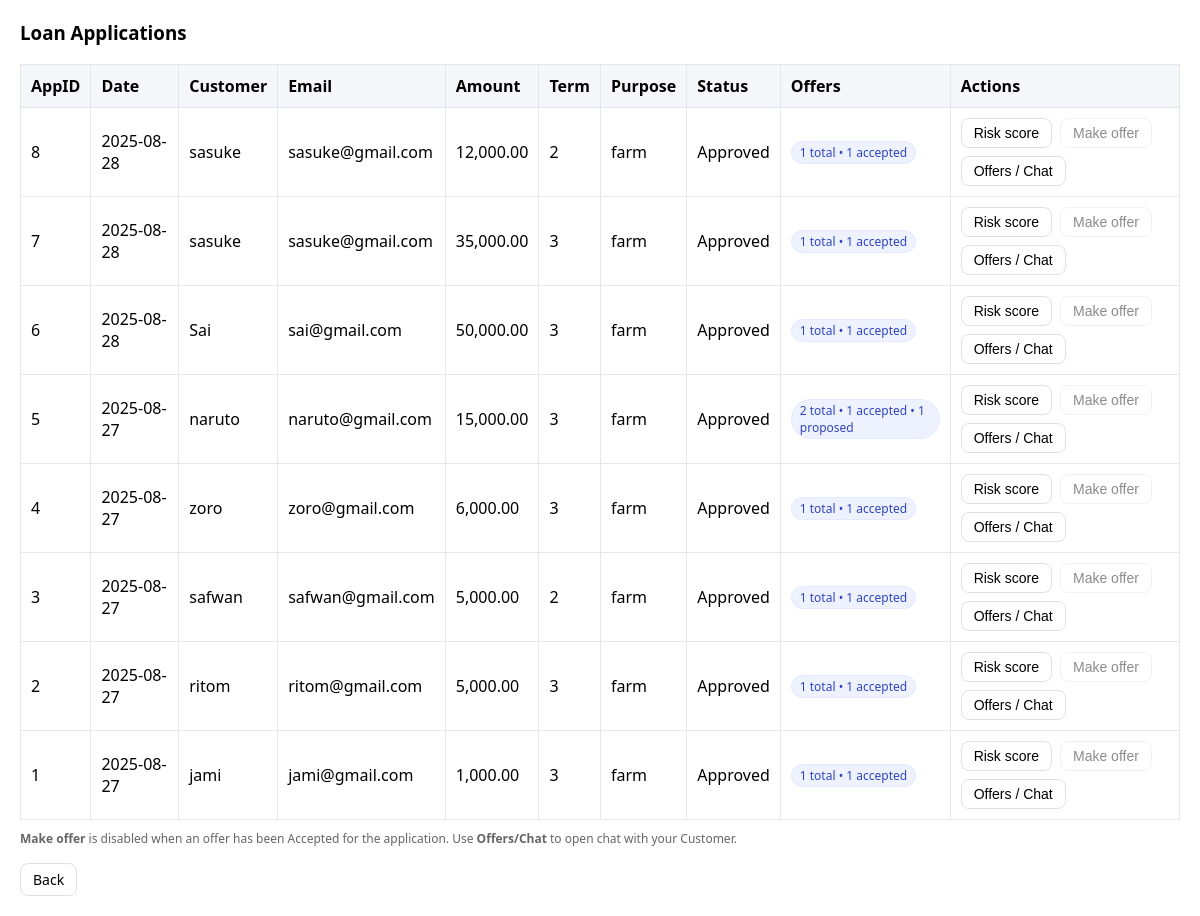
Page /exchatloan/view_applications.php (signed in) on the committed database.
### tables this page shows
CREATE TABLE `loanrequest` (
  `ApplicationID` int(11) NOT NULL,
  `ApplicationDate` date DEFAULT NULL,
  `AmountRequested` decimal(15,2) DEFAULT NULL,
  `Term` int(11) DEFAULT NULL,
  `Purpose` varchar(255) DEFAULT NULL,
  `Status` varchar(50) DEFAULT NULL,
  `CustomerID` int(11) DEFAULT NULL
);

CREATE TABLE `users` (
  `ID` int(11) NOT NULL,
  `UserName` varchar(100) NOT NULL,
  `Password` varchar(255) NOT NULL,
  `Role` varchar(50) NOT NULL,
  `Email` varchar(100) NOT NULL,
  `ContactInfo` varchar(30) DEFAULT NULL
);

### exchatloan/view_applications.php (the view, shortened to what this page needs)
<?php
require "dbconnect.php";
?>
<!DOCTYPE html>
<html>
<head>
</head>
<body>
  <h3>Loan Applications</h3>
<?php
$sql = "
  SELECT
    LR.ApplicationID, LR.ApplicationDate, LR.AmountRequested, LR.Term, LR.Purpose, LR.Status,
    C.CustomerID, U.UserName, U.Email,
    (SELECT COUNT(*) FROM LoanOffer LO
      WHERE LO.ApplicationID = LR.ApplicationID
        AND LO.Status = 'Accepted') AS AcceptedOffers,
    (SELECT COUNT(*) FROM LoanOffer LO WHERE LO.ApplicationID = LR.ApplicationID) AS TotalOffers,
    (SELECT COUNT(*) FROM LoanOffer LO WHERE LO.ApplicationID = LR.ApplicationID AND LO.Status='Proposed') AS ProposedOffers,
    (SELECT COUNT(*) FROM LoanOffer LO WHERE LO.ApplicationID = LR.ApplicationID AND LO.Status='Rejected') AS RejectedOffers
  FROM LoanRequest LR
  JOIN Customer C ON LR.CustomerID = C.CustomerID
  JOIN Users U ON C.ID = U.ID
  ORDER BY LR.ApplicationID DESC";
$res = $mysqli->query($sql);
?>
  <table>
    <tr>
      <th>AppID</th>
      <th>Date</th>
      <th>Customer</th>
      <th>Email</th>
      <th>Amount</th>
      <th>Term</th>
      <th>Purpose</th>
      <th>Status</th>
      <th>Offers</th>
      <th>Actions</th>
    </tr>
<?php
while ($r = $res->fetch_assoc()) {
  $appId   = (int)$r['ApplicationID'];
  $date    = htmlspecialchars((string)$r['ApplicationDate'], ENT_QUOTES, 'UTF-8');
  $name    = htmlspecialchars((string)$r['UserName'], ENT_QUOTES, 'UTF-8');
  $email   = htmlspecialchars((string)$r['Email'], ENT_QUOTES, 'UTF-8');
  $purpose = htmlspecialchars((string)$r['Purpose'], ENT_QUOTES, 'UTF-8');
  $status  = htmlspecialchars((string)$r['Status'], ENT_QUOTES, 'UTF-8');
  $amount  = number_format((float)$r['AmountRequested'], 2);
  $term    = (int)$r['Term'];
  $acceptedOffers = (int)$r['AcceptedOffers'];
  $totalOffers    = (int)$r['TotalOffers'];
  $proposedOffers = (int)$r['ProposedOffers'];
  $disableMakeOffer = ($acceptedOffers > 0);
  if ($totalOffers === 0) {
    $offerHint = "None yet";
  } else {
    $parts = [];
    $parts[] = "{$totalOffers} total";
    if ($acceptedOffers > 0) $parts[] = "{$acceptedOffers} accepted";
    if ($proposedOffers > 0) $parts[] = "{$proposedOffers} proposed";
    $offerHint = implode(" • ", $parts);
  }
  echo "<tr>";
  echo "<td>{$appId}</td>";
  echo "<td>{$date}</td>";
  echo "<td>{$name}</td>";
  echo "<td>{$email}</td>";
  echo "<td>{$amount}</td>";
  echo "<td>{$term}</td>";
  echo "<td>{$purpose}</td>";
  echo "<td>{$status}</td>";
  echo "<td><span class='chip'>{$offerHint}</span></td>";
  echo "<td>
          <div class='actions'>
            <form style='display:inline' method='get' action='compute_risk.php'>
              <input type='hidden' name='customer_id' value='{$r['CustomerID']}'>
              <button class='btn' type='submit'>Risk score</button>
            </form>
            <form style='display:inline' method='get' action='make_offer.php'>
              <input type='hidden' name='application_id' value='{$appId}'>
              <button class='btn' type='submit' ".($disableMakeOffer ? "disabled title='An offer has already been accepted for this application.'" : "").">Make offer</button>
            </form>
            <form style='display:inline' method='get' action='bank_offers_for_app.php'>
              <input type='hidden' name='application_id' value='{$appId}'>
              <button class='btn' type='submit'>Offers / Chat</button>
            </form>
          </div>
        </td>";
  echo "</tr>";
}
?>
  </table>
  <p class="note">
    <strong>Make offer</strong> is disabled when an offer has been Accepted for the application.
    Use <strong>Offers/Chat</strong> to open chat with your Customer.
  </p>
  <p><a class="btn" href="bank_dashboard.php">Back</a></p>
</body>
</html>

### exchatloan/view_applications.php (style rules this page uses)
body { font-family: system-ui, -apple-system, Segoe UI, Roboto, Arial, sans-serif; margin: 20px; }
h3 { margin-top: 0; }
table { border-collapse: collapse; width: 100%; background: #fff; }
th, td { border: 1px solid #e6e6ef; padding: 10px; text-align: left; }
th { background: #f6f7fb; }
.actions { display: flex; gap: 8px; flex-wrap: wrap; }
.btn { border: 1px solid #e0e0ea; background: #fff; padding: 6px 12px; border-radius: 8px; cursor: pointer; text-decoration: none; display: inline-block; font-size: 14px; color: inherit; }
.btn[disabled] { opacity: .45; cursor: not-allowed; }
.note { color: #666; font-size: 12px; margin-top: 10px; }
.chip { display:inline-block; padding:2px 8px; border-radius:999px; background:#eef2ff; color:#2f46c0; border:1px solid #e6e8ff; font-size:12px; }

### rows in the picture
loanrequest: ApplicationID "8", ApplicationDate "2025-08-28", users.UserName "sasuke", users.Email "sasuke@gmail.com", AmountRequested "12,000.00", Term "2", Purpose "farm", Status "Approved", offerHint "1 total • 1 accepted"
loanrequest: ApplicationID "7", ApplicationDate "2025-08-28", users.UserName "sasuke", users.Email "sasuke@gmail.com", AmountRequested "35,000.00", Term "3", Purpose "farm", Status "Approved", offerHint "1 total • 1 accepted"
loanrequest: ApplicationID "6", ApplicationDate "2025-08-28", users.UserName "Sai", users.Email "sai@gmail.com", AmountRequested "50,000.00", Term "3", Purpose "farm", Status "Approved", offerHint "1 total • 1 accepted"
loanrequest: ApplicationID "5", ApplicationDate "2025-08-27", users.UserName "naruto", users.Email "naruto@gmail.com", AmountRequested "15,000.00", Term "3", Purpose "farm", Status "Approved", offerHint "2 total • 1 accepted • 1 proposed"
loanrequest: ApplicationID "4", ApplicationDate "2025-08-27", users.UserName "zoro", users.Email "zoro@gmail.com", AmountRequested "6,000.00", Term "3", Purpose "farm", Status "Approved", offerHint "1 total • 1 accepted"
loanrequest: ApplicationID "3", ApplicationDate "2025-08-27", users.UserName "safwan", users.Email "safwan@gmail.com", AmountRequested "5,000.00", Term "2", Purpose "farm", Status "Approved", offerHint "1 total • 1 accepted"
loanrequest: ApplicationID "2", ApplicationDate "2025-08-27", users.UserName "ritom", users.Email "ritom@gmail.com", AmountRequested "5,000.00", Term "3", Purpose "farm", Status "Approved", offerHint "1 total • 1 accepted"
loanrequest: ApplicationID "1", ApplicationDate "2025-08-27", users.UserName "jami", users.Email "jami@gmail.com", AmountRequested "1,000.00", Term "3", Purpose "farm", Status "Approved", offerHint "1 total • 1 accepted"
